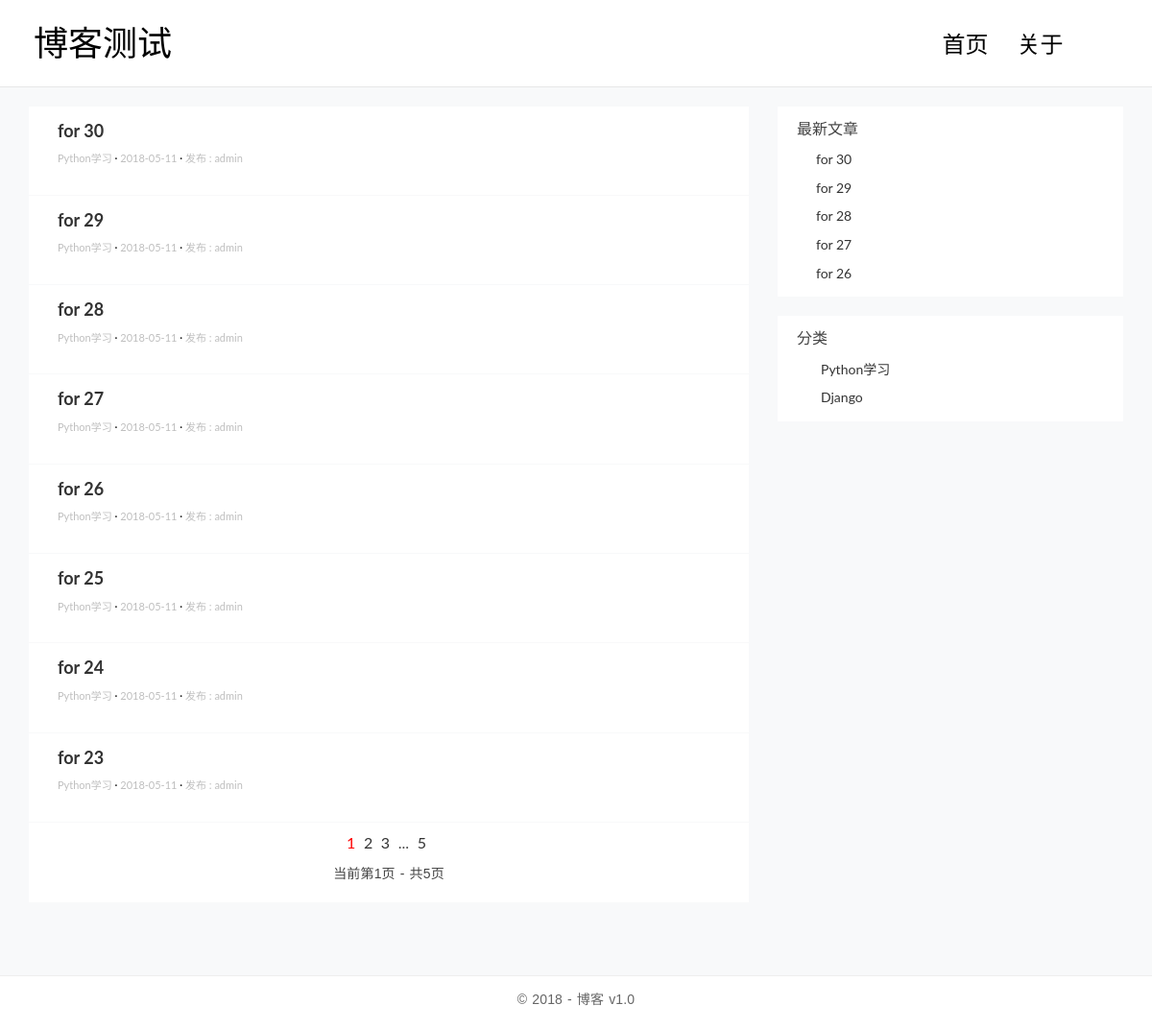
/blog/category/1, run on an earlier commit of the app's database.
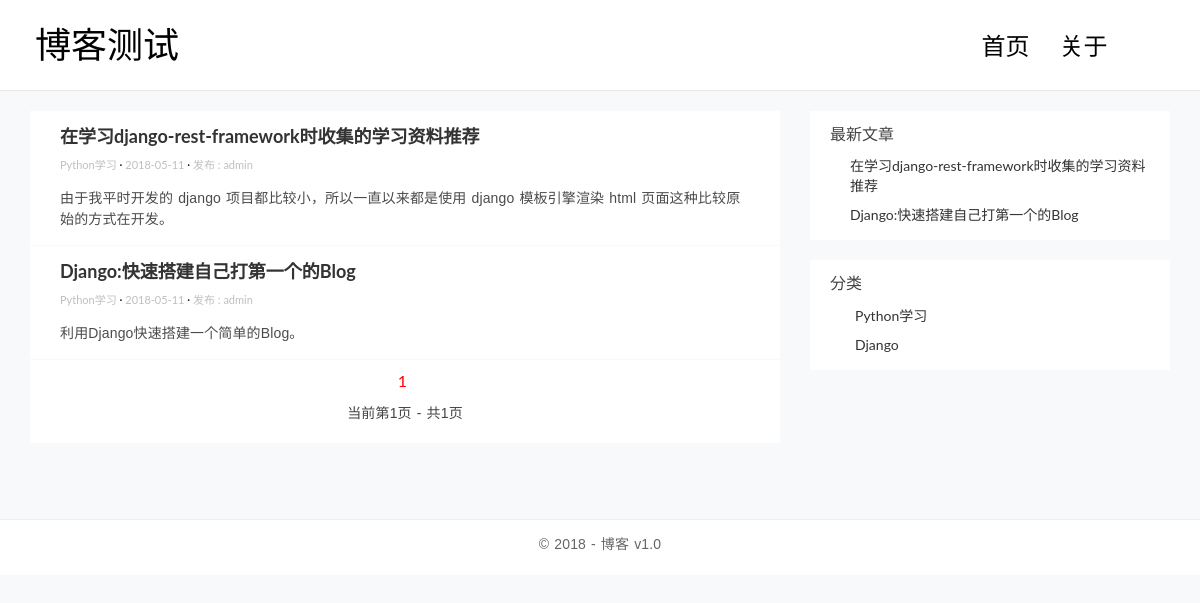
And on a later commit of the database.
### blogapp/models.py (models this page shows, shortened)
class Post(models.Model):
    title = models.CharField(max_length=100)
    body = models.TextField()
    created_time = models.DateTimeField(auto_now_add=True)
    modified_time = models.DateTimeField(auto_now=True)
    excerpt = models.CharField(max_length=200, blank=True)
    category = models.ForeignKey(Category, on_delete=models.DO_NOTHING)
    tags = models.ManyToManyField(Tag, blank=True)
    author = models.ForeignKey(User, on_delete=models.DO_NOTHING)
    class Meta:
        ordering = ['-created_time']

class Category(models.Model):
    def __str__(self):
        return self.name
    name = models.CharField(max_length=50)

### blogapp/views.py (the view)
# urls.py: path('category/<int:category_pk>', views.category, name='category'),
def category(request, category_pk):
    category_name = get_object_or_404(Category, pk=category_pk)
    category_post = Post.objects.filter(category=category_name)
    paginator = Paginator(category_post, settings.PAGINATOR_NUMBER)
    page_num = request.GET.get('page', 1)
    page_of_blogs = paginator.get_page(page_num)
    currentr_num = page_of_blogs.number
    page_list = list(range(max(currentr_num - settings.EACH_PAGE_SHOW, 1), currentr_num)) + list(
        range(currentr_num, min(currentr_num + settings.EACH_PAGE_SHOW, paginator.num_pages) + 1))
    if page_list[0] - 1 >= 2:
        page_list.insert(0, '...')
    if paginator.num_pages - page_list[-1] >= 2:
        page_list.append('...')
    if page_list[0] != 1:
        page_list.insert(0, 1)
    if page_list[-1] != paginator.num_pages:
        page_list.append(paginator.num_pages)
    recent_post = Post.objects.all()[:5]
    categories = Category.objects.all()
    return render(request, 'blog/category.html', context={'page_of_blogs': page_of_blogs, 'title': category_name, 'recent_post':recent_post, 'categories':categories, 'page_list':page_list})

### templates/blog/category.html (shortened to what this page needs)
{% extends 'blog/base.html' %}
{% block content %}
            <main class="col-md-8">
                {% for post in page_of_blogs.object_list %}
                <article class="post post-{{ post.pk }}">
                    <header class="entry-header">
                        <h1 class="entry-title">
                            <a href="{% url 'detail' post.id %}">{{ post.title }}</a>
                        </h1>
                        <div class="entry-meta">
                            <span class="post-category"><a href="{% url 'category' post.category.pk %}">{{ post.category }}</a></span>
                            <span class="post-date"><a href="#"><time class="entry-date"
                                                                      datetime="2012-11-09T23:15:57+00:00">{{ post.created_time|date:"Y-m-d" }}</time></a></span>
                            <span class="post-author"><a href="#">发布 : {{ post.author }}</a></span>
                        </div>
                    </header>
                    <div class="entry-content clearfix">
                        <p>{{ post.excerpt }}</p>
                    </div>
                </article>
                {% empty %}
                    <div class="no-post">暂时还没有发布的文章！</div>
                {% endfor %}
                   <div class="paginator">
                        <div class="pagination">
                            <ul>
                                {% for page in page_list %}
                                    {% if page == page_of_blogs.number %}
                                        <li class="current">{{ page }}</li>
                                    {% else %}
                                        {% if page == '...' %}
                                            <li>{{ page }}</li>
                                        {% else %}
                                            <li><a href="?page={{ page }}">{{ page }}</a></li>
                                        {% endif %}
                                    {% endif %}
                                {% endfor %}
                            </ul>
                        </div>
                        <p>当前第{{ page_of_blogs.number}}页 - 共{{ page_of_blogs.paginator.num_pages }}页</p>
                    </div>
            </main>
{% endblock %}

### templates/blog/base.html (shortened to what this page needs)
{% load staticfiles %}
<!DOCTYPE html>
<html>
<head>
    <link href="https://cdn.bootcss.com/bootstrap/3.3.7/css/bootstrap.min.css" rel="stylesheet">
    <link rel="stylesheet" href="http://code.ionicframework.com/ionicons/2.0.1/css/ionicons.min.css">
    <link rel="stylesheet" href="{% static 'blog/css/pace.css' %}">
    <link rel="stylesheet" href="{% static 'blog/css/custom.css' %}">
</head>
<body>
    <header id="site-header">
        <div class="container">
            <div class="row">
                <div class="col-md-4 col-sm-5 col-xs-8">
                    <div class="logo">
                        <h1><a href="{% url 'index' %}">博客测试</a></h1>
                    </div>
                </div>
                <div class="col-md-8 col-sm-7 col-xs-4">
                    <nav class="main-nav" role="navigation">
                        <div class="collapse navbar-collapse" id="bs-example-navbar-collapse-1">
                            <ul class="nav navbar-nav navbar-right">
                                <li class="cl-effect-11"><a href="{% url 'index' %}" data-hover="首页">首页</a></li>
                                <li class="cl-effect-11"><a href="{% url 'about' %}" data-hover="关于">关于</a></li>
                            </ul>
                        </div>
                    </nav>
                </div>
            </div>
        </div>
    </header>
<div class="content-body">
    <div class="container">
        <div class="row">
            {% block content %}{% endblock %}
            <aside class="col-md-4">
                    <div class="widget widget-recent-posts">
                        <h3 class="widget-title">最新文章</h3>
                        <ul>
                            {% for post in recent_post %}
                                <li>
                                    <a href="{% url 'detail' post.id %}">{{ post.title }}</a>
                                </li>
                            {% empty %}
                                暂无文章
                            {% endfor %}
                        </ul>
                    </div>
                    <div class="widget widget-category">
                        <h3 class="widget-title">分类</h3>
                        <ul>
                            {% for category in categories %}
                                <li>
                                    <a href="{% url 'category' category.id %}">{{ category.name }}</a>
                                </li>
                            {% empty %}
                                暂无分类
                            {% endfor %}
                        </ul>
                    </div>
            </aside>
        </div>
    </div>
</div>
<footer id="site-footer">
        <div class="row">
            <div class="col-md-12">
                <p class="copyright">&copy 2018 - 博客 v1.0 </p>
            </div>
        </div>
</footer>
</body>
</html>

What changed in the data, as far as the page shows it:
removed Post: title "for 30", category "Python学习", created_time "2018-05-11", author "admin"
removed Post: title "for 29", category "Python学习", created_time "2018-05-11", author "admin"
removed Post: title "for 28", category "Python学习", created_time "2018-05-11", author "admin"
removed Post: title "for 27", category "Python学习", created_time "2018-05-11", author "admin"
removed Post: title "for 26", category "Python学习", created_time "2018-05-11", author "admin"
removed Post: title "for 25", category "Python学习", created_time "2018-05-11", author "admin", shown under "博客测试"
removed Post: title "for 24", category "Python学习", created_time "2018-05-11", author "admin", shown under "博客测试"
removed Post: title "for 23", category "Python学习", created_time "2018-05-11", author "admin", shown under "博客测试"
now on this page (row unchanged): Post: title "在学习django-rest-framework时收集的学习资料推荐", category "Python学习", created_time "2018-05-11", author "admin", excerpt "由于我平时开发的 django 项目都比较小，所以一直以来都是使用 django 模板引擎渲染 html 页面这种比较原始的方式在开发。"
now on this page (row unchanged): Post: title "Django:快速搭建自己打第一个的Blog", category "Python学习", created_time "2018-05-11", author "admin", excerpt "利用Django快速搭建一个简单的Blog。"
Also different on the page:
{{ page_of_blogs.paginator.num_pages }}: "5" → "1"
list line gone: "2"
list line gone: "3"
list line gone: "5"
